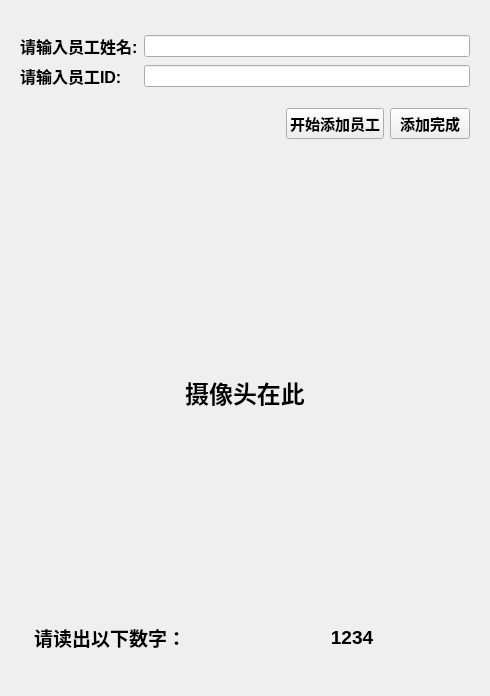
<?xml version="1.0" encoding="UTF-8"?>
<ui version="4.0">
 <class>Proc_addStaff</class>
 <widget class="QWidget" name="Proc_addStaff">
  <property name="geometry">
   <rect>
    <x>0</x>
    <y>0</y>
    <width>490</width>
    <height>696</height>
   </rect>
  </property>
  <property name="windowTitle">
   <string>Form</string>
  </property>
  <layout class="QVBoxLayout" name="layout_main" stretch="3,10">
   <property name="spacing">
    <number>12</number>
   </property>
   <item>
    <widget class="QWidget" name="widget_getBasicInfo_container" native="true">
     <layout class="QGridLayout" name="layout_top" rowstretch="2,1">
      <item row="0" column="0">
       <layout class="QGridLayout" name="layout_getStaffInfo">
        <item row="1" column="1">
         <widget class="QLineEdit" name="LEdit_getId"/>
        </item>
        <item row="0" column="1">
         <widget class="QLineEdit" name="LEdit_getName"/>
        </item>
        <item row="1" column="0">
         <widget class="QLabel" name="label_getId">
          <property name="font">
           <font>
            <family>Microsoft YaHei UI</family>
            <pointsize>12</pointsize>
            <weight>75</weight>
            <bold>true</bold>
           </font>
          </property>
          <property name="text">
           <string>请输入员工ID:</string>
          </property>
         </widget>
        </item>
        <item row="0" column="0">
         <widget class="QLabel" name="label_getName">
          <property name="font">
           <font>
            <family>Microsoft YaHei UI</family>
            <pointsize>12</pointsize>
            <weight>75</weight>
            <bold>true</bold>
           </font>
          </property>
          <property name="text">
           <string>请输入员工姓名:</string>
          </property>
         </widget>
        </item>
       </layout>
      </item>
      <item row="1" column="0">
       <layout class="QHBoxLayout" name="layout_getStart">
        <item>
         <spacer name="horizontalSpacer">
          <property name="orientation">
           <enum>Qt::Horizontal</enum>
          </property>
          <property name="sizeHint" stdset="0">
           <size>
            <width>40</width>
            <height>20</height>
           </size>
          </property>
         </spacer>
        </item>
        <item>
         <widget class="QPushButton" name="btn_start">
          <property name="font">
           <font>
            <family>Microsoft YaHei UI</family>
            <pointsize>11</pointsize>
            <weight>75</weight>
            <bold>true</bold>
           </font>
          </property>
          <property name="text">
           <string>开始添加员工</string>
          </property>
         </widget>
        </item>
        <item>
         <widget class="QPushButton" name="btn_finished">
          <property name="font">
           <font>
            <family>Microsoft YaHei UI</family>
            <pointsize>11</pointsize>
            <weight>75</weight>
            <bold>true</bold>
           </font>
          </property>
          <property name="text">
           <string>添加完成</string>
          </property>
         </widget>
        </item>
       </layout>
      </item>
     </layout>
    </widget>
   </item>
   <item>
    <widget class="QWidget" name="widget_getMoreInfo_container" native="true">
     <layout class="QGridLayout" name="layout_bottom" rowstretch="6,1">
      <property name="leftMargin">
       <number>14</number>
      </property>
      <property name="topMargin">
       <number>14</number>
      </property>
      <property name="rightMargin">
       <number>14</number>
      </property>
      <property name="bottomMargin">
       <number>14</number>
      </property>
      <property name="verticalSpacing">
       <number>10</number>
      </property>
      <item row="0" column="0">
       <widget class="QWidget" name="widget_showCaptureFrames" native="true">
        <layout class="QGridLayout" name="layout_widgetShowCaptureFrames">
         <item row="0" column="0">
          <widget class="QLabel" name="label_capture">
           <property name="font">
            <font>
             <family>Microsoft YaHei UI</family>
             <pointsize>18</pointsize>
             <weight>75</weight>
             <bold>true</bold>
            </font>
           </property>
           <property name="text">
            <string>摄像头在此</string>
           </property>
           <property name="alignment">
            <set>Qt::AlignCenter</set>
           </property>
          </widget>
         </item>
        </layout>
       </widget>
      </item>
      <item row="1" column="0">
       <widget class="QWidget" name="widget_showTips" native="true">
        <layout class="QHBoxLayout" name="layout_widgetShowTips">
         <item>
          <widget class="QLabel" name="label_showNum_title">
           <property name="font">
            <font>
             <family>Microsoft YaHei UI</family>
             <pointsize>14</pointsize>
             <weight>75</weight>
             <bold>true</bold>
            </font>
           </property>
           <property name="text">
            <string>请读出以下数字：</string>
           </property>
          </widget>
         </item>
         <item>
          <widget class="QLabel" name="label_showNum_num">
           <property name="font">
            <font>
             <family>Microsoft YaHei UI</family>
             <pointsize>14</pointsize>
             <weight>75</weight>
             <bold>true</bold>
            </font>
           </property>
           <property name="text">
            <string>1234</string>
           </property>
           <property name="alignment">
            <set>Qt::AlignCenter</set>
           </property>
          </widget>
         </item>
        </layout>
       </widget>
      </item>
     </layout>
    </widget>
   </item>
  </layout>
 </widget>
 <resources/>
 <connections/>
</ui>
